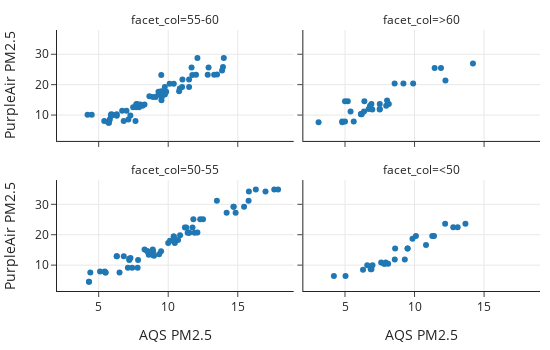

Notebook code cell kept with this figure:
### Markdown cell above
Then we use this qualitative feature to subdivide the data into a two-by-two panel of scatterplots:

### Code cell
fig = px.scatter(GA, x='pm25aqs', y='pm25pa', 
                 facet_col=rh_cat, facet_col_wrap=2,
                 facet_row_spacing=0.15,
                 labels={'pm25aqs':'AQS PM2.5', 'pm25pa':'PurpleAir PM2.5'},
                 width=550, height=350)

fig.update_layout(margin=dict(t=30))
fig.show()

### Figure 1 — Plotly figure (JSON) as saved in the notebook; plotly's stock layout.template omitted (floating-point values rounded to 4 significant figures)
{"data": [{"hovertemplate": "facet_col=55-60<br>AQS PM2.5=%{x}<br>PurpleAir PM2.5=%{y}<extra></extra>", "legendgroup": "", "marker": {"color": "#1F77B4", "symbol": "circle"}, "mode": "markers", "name": "", "orientation": "v", "showlegend": false, "type": "scatter", "x": [8.646, 7.704, 6.3, 9.442, 9.754, 11.02, 11.68, 6.687, 7.478, 7.278, 9.533, 9.759, 10.4, 9.854, 14.0, 11.73, 12.84, 10.78, 7.65, 7.133, 5.742, 6, 8.296, 6.3, 7.725, 9.517, 10.83, 13.87, 8.157, 13.51, 13.94, 11, 11.5, 12.9, 7, 7.9, 5.9, 8.9, 9.3, 10.1, 9.3, 12.1, 9.5, 12, 9.5, 5.4, 5.8, 5.7, 4.2, 8, 5.9, 7.8, 5.9, 11.5, 7.7, 5.9, 9.1, 13.3, 6.8, 4.5], "xaxis": "x3", "y": [16.19, 13.59, 10.3, 17.55, 19.21, 21.67, 25.68, 11.38, 12.56, 9.854, 15.92, 16.74, 20.3, 17.68, 28.73, 23.15, 23.29, 17.83, 8.047, 8.52, 7.429, 10.06, 13.45, 9.778, 13.55, 14.87, 18.7, 24.63, 13.04, 23.34, 25.82, 19.21, 21.67, 25.68, 11.38, 12.56, 9.854, 15.92, 16.74, 20.3, 17.68, 28.73, 23.15, 23.29, 17.83, 8.047, 8.52, 7.429, 10.06, 13.45, 9.778, 13.55, 10.3, 19.21, 12.56, 9.854, 15.92, 23.29, 8.047, 10.06], "yaxis": "y3"}, {"hovertemplate": "facet_col=>60<br>AQS PM2.5=%{x}<br>PurpleAir PM2.5=%{y}<extra></extra>", "legendgroup": "", "marker": {"color": "#1F77B4", "symbol": "circle"}, "mode": "markers", "name": "", "orientation": "v", "showlegend": false, "type": "scatter", "x": [8.025, 6.963, 5.629, 6.15, 6.367, 7.496, 8.567, 8.15, 7.963, 11.45, 6.392, 4.804, 14.2, 6.146, 12.22, 7.5, 4.8, 6.2, 5.4, 6.7, 9.2, 6.9, 6.8, 11.9, 5, 3.1, 5, 9.9, 7.5, 5.2], "xaxis": "x4", "y": [14.79, 11.79, 7.893, 10.24, 11.2, 11.99, 20.39, 13.62, 13.09, 25.47, 14.55, 7.639, 26.94, 10.33, 21.36, 11.79, 7.893, 10.24, 11.2, 11.99, 20.39, 13.62, 13.09, 25.47, 14.55, 7.639, 7.893, 20.39, 13.62, 14.55], "yaxis": "y4"}, {"hovertemplate": "facet_col=50-55<br>AQS PM2.5=%{x}<br>PurpleAir PM2.5=%{y}<extra></extra>", "legendgroup": "", "marker": {"color": "#1F77B4", "symbol": "circle"}, "mode": "markers", "name": "", "orientation": "v", "showlegend": false, "type": "scatter", "x": [11.75, 8.912, 11.81, 10.12, 10.4, 5.433, 5.504, 7.833, 8.887, 15.45, 14.85, 11.45, 11.52, 7.408, 9.488, 10.47, 15.78, 17.0, 17.62, 8.867, 6.804, 5.479, 4.304, 7.2, 10.71, 7.287, 9.346, 10.85, 8.979, 11.2, 8.5, 12.5, 10.4, 10.4, 5.1, 6.5, 7.2, 8.3, 14.7, 14.2, 12.1, 11.4, 7.1, 8.5, 10, 13.5, 15.8, 16.3, 8.6, 6.3, 4.4, 4.3, 11.3, 12.3, 14.7, 11.9, 7.8, 17.9, 8.9, 6.3], "xaxis": "x", "y": [22.34, 14.57, 25.08, 18.05, 19.43, 7.939, 7.54, 11.67, 15.15, 29.19, 27.2, 20.74, 20.67, 9.153, 14.6, 17.25, 31.2, 34.25, 34.92, 13.45, 12.94, 7.567, 4.544, 12.09, 18.23, 12.31, 13.55, 19.85, 13.1, 22.34, 14.57, 25.08, 18.05, 19.43, 7.939, 7.54, 11.67, 15.15, 29.19, 27.2, 20.74, 20.67, 9.153, 14.6, 17.25, 31.2, 34.25, 34.92, 13.45, 12.94, 7.567, 4.544, 22.34, 25.08, 29.19, 20.67, 9.153, 34.92, 13.45, 12.94], "yaxis": "y"}, {"hovertemplate": "facet_col=<50<br>AQS PM2.5=%{x}<br>PurpleAir PM2.5=%{y}<extra></extra>", "legendgroup": "", "marker": {"color": "#1F77B4", "symbol": "circle"}, "mode": "markers", "name": "", "orientation": "v", "showlegend": false, "type": "scatter", "x": [8.604, 6.975, 12.78, 6.85, 7.929, 7.867, 8.579, 11.28, 13.66, 5.037, 6.296, 10.83, 9.854, 9.5, 6.6, 13.1, 6.9, 7.6, 7.8, 9.3, 10.1, 12.2, 4.2, 9.5, 8.1, 11.4], "xaxis": "x2", "y": [15.48, 9.997, 22.47, 8.649, 10.86, 10.44, 11.86, 19.61, 23.64, 6.39, 8.493, 16.63, 18.67, 15.48, 9.997, 22.47, 8.649, 10.86, 10.44, 11.86, 19.61, 23.64, 6.39, 15.48, 10.44, 19.61], "yaxis": "y2"}], "layout": {"annotations": [{"font": {}, "showarrow": false, "text": "facet_col=50-55", "x": 0.245, "xanchor": "center", "xref": "paper", "y": 0.425, "yanchor": "bottom", "yref": "paper"}, {"font": {}, "showarrow": false, "text": "facet_col=<50", "x": 0.755, "xanchor": "center", "xref": "paper", "y": 0.425, "yanchor": "bottom", "yref": "paper"}, {"font": {}, "showarrow": false, "text": "facet_col=55-60", "x": 0.245, "xanchor": "center", "xref": "paper", "y": 1, "yanchor": "bottom", "yref": "paper"}, {"font": {}, "showarrow": false, "text": "facet_col=>60", "x": 0.755, "xanchor": "center", "xref": "paper", "y": 1, "yanchor": "bottom", "yref": "paper"}], "height": 350, "legend": {"tracegroupgap": 0}, "margin": {"t": 30}, "width": 550, "xaxis": {"anchor": "y", "autorange": true, "domain": [0, 0.49], "range": [1.978, 19.02], "title": {"text": "AQS PM2.5"}, "type": "linear"}, "xaxis2": {"anchor": "y2", "autorange": true, "domain": [0.51, 1], "matches": "x", "range": [1.978, 19.02], "title": {"text": "AQS PM2.5"}, "type": "linear"}, "xaxis3": {"anchor": "y3", "autorange": true, "domain": [0, 0.49], "matches": "x", "range": [1.978, 19.02], "showticklabels": false, "type": "linear"}, "xaxis4": {"anchor": "y4", "autorange": true, "domain": [0.51, 1], "matches": "x", "range": [1.978, 19.02], "showticklabels": false, "type": "linear"}, "yaxis": {"anchor": "x", "autorange": true, "domain": [0, 0.425], "range": [1.486, 37.98], "title": {"text": "PurpleAir PM2.5"}, "type": "linear"}, "yaxis2": {"anchor": "x2", "autorange": true, "domain": [0, 0.425], "matches": "y", "range": [1.486, 37.98], "showticklabels": false, "type": "linear"}, "yaxis3": {"anchor": "x3", "autorange": true, "domain": [0.575, 1], "matches": "y", "range": [1.486, 37.98], "title": {"text": "PurpleAir PM2.5"}, "type": "linear"}, "yaxis4": {"anchor": "x4", "autorange": true, "domain": [0.575, 1], "matches": "y", "range": [1.486, 37.98], "showticklabels": false, "type": "linear"}}}
